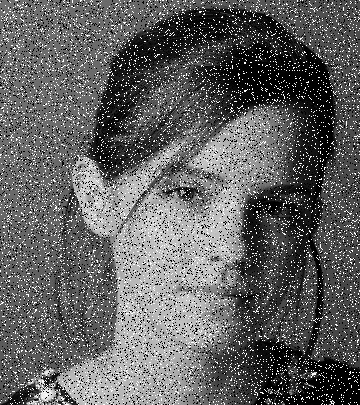
#> input picture emma_salt_pepper.jpg, 360 x 405 px
$ jupyter execute Question3.ipynb
#> lines starting #> are read from the running program, lines starting #| are printed output that depends on the picture
#> the answer given: emma_salt_pepper.jpg
#> further down, img is the input picture: shape (405, 360); min 0, max 255, mean 97.6
[cell 1]
import cv2 as cv
import numpy as np
import matplotlib.pyplot as plt
from google.colab import files

#  Custom Histogram Equalization
def custom_hist_equalization(img):
    # Compute histogram manually
    hist = np.zeros(256, dtype=int)
    for p in img.flatten():
        hist[p] += 1
#> this loop made 145800 passes
#> p on passes 1 to 3: 110, 113, 112
#> after the loop, hist = 256 values, max 11327 at index 0, min 0 at index 247, mean 569.5

    # Compute CDF
    cdf = np.cumsum(hist)
#> cdf = 256 values from 11327 to 145800
    cdf_min = cdf[cdf > 0][0]
#> cdf_min = 11327
    lut = np.clip((cdf - cdf_min) / (img.size - cdf_min) * 255, 0, 255).astype(np.uint8)
#> lut = 256 values from 0 to 255

    # Apply LUT
    eq = cv.LUT(img, lut)
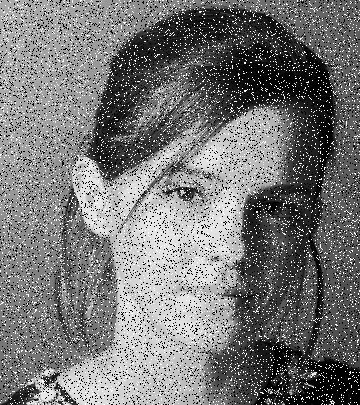
#> eq: shape (405, 360); min 0, max 255, mean 118.4
    return eq, lut

# Upload Image
uploaded = files.upload()
file_path = list(uploaded.keys())[0]

print(" Loading:", file_path)

# Load image in grayscale
img = cv.imread(file_path, cv.IMREAD_GRAYSCALE)

if img is None:
    print(" ERROR: Image not found!")
else:
    print(" Image loaded. Applying custom histogram equalization ")

    # Apply custom histogram equalization
    img_eq, lut = custom_hist_equalization(img)
#> lut = 256 values from 0 to 255

    #  Display Results
    plt.figure(figsize=(14, 10))

    #  Original Image
    plt.subplot(2, 2, 1)
    plt.imshow(img, cmap='gray')
    plt.title('Original Image', fontsize=14)
    plt.axis('off')

    #  Equalized Image
    plt.subplot(2, 2, 2)
    plt.imshow(img_eq, cmap='gray')
    plt.title('Equalized Image (Custom)', fontsize=14)
    plt.axis('off')

    # Original Histogram
    plt.subplot(2, 2, 3)
    plt.hist(img.flatten(), bins=256, range=[0,256], color='#222222')
    plt.title('Histogram: Original Image', fontsize=13)
    plt.xlabel('Pixel Intensity')
    plt.ylabel('Frequency')
    plt.grid(True, alpha=0.3)

    #  Equalized Histogram
    plt.subplot(2, 2, 4)
    plt.hist(img_eq.flatten(), bins=256, range=[0,256], color='#1f77b4')
    plt.title('Histogram: Equalized Image', fontsize=13)
    plt.xlabel('Pixel Intensity')
    plt.ylabel('Frequency')
    plt.grid(True, alpha=0.3)

    plt.tight_layout()
    plt.show()
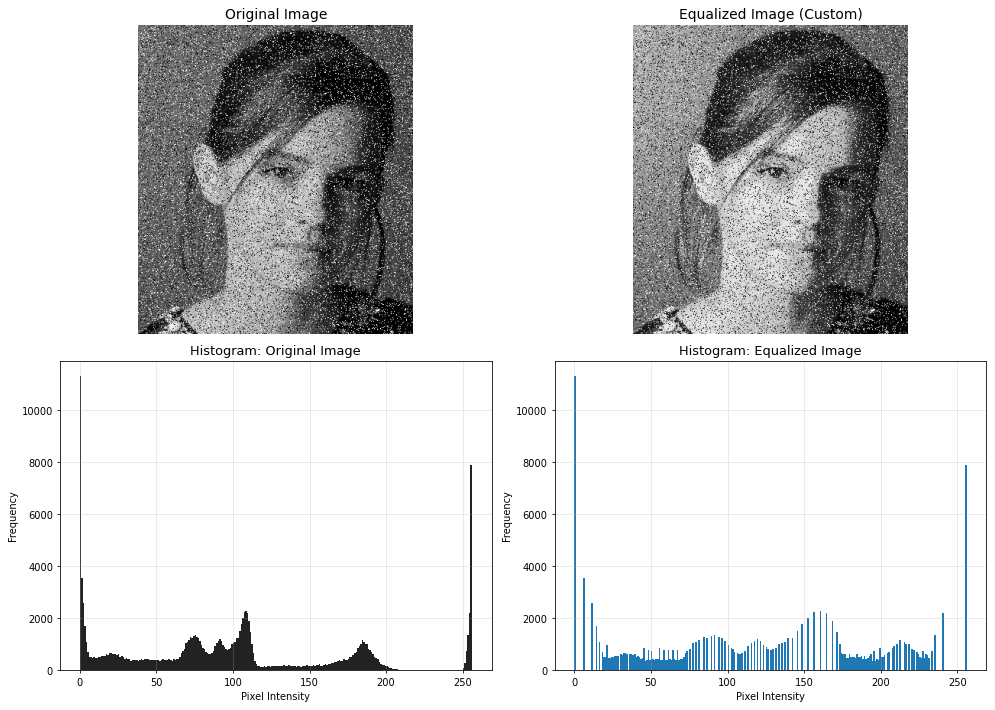
#> figure drawn by matplotlib, 4 panels; panel 3: tallest bar 11327 high, from x = 0 to 1; panel 4: tallest bar 11327 high, from x = 0 to 1
